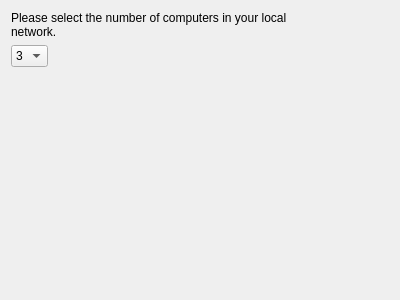
<?xml version="1.0" encoding="UTF-8"?>
<ui version="4.0">
 <class>NumberOfComputersPage</class>
 <widget class="QWizardPage" name="NumberOfComputersPage">
  <property name="geometry">
   <rect>
    <x>0</x>
    <y>0</y>
    <width>400</width>
    <height>300</height>
   </rect>
  </property>
  <property name="windowTitle">
   <string>WizardPage</string>
  </property>
  <layout class="QFormLayout" name="formLayout">
   <item row="0" column="0">
    <widget class="QLabel" name="label">
     <property name="text">
      <string>Please select the number of computers in your local network.</string>
     </property>
     <property name="wordWrap">
      <bool>true</bool>
     </property>
    </widget>
   </item>
   <item row="1" column="0">
    <widget class="QComboBox" name="comboBox">
     <property name="editable">
      <bool>false</bool>
     </property>
     <property name="currentIndex">
      <number>0</number>
     </property>
     <property name="maxCount">
      <number>9</number>
     </property>
     <item>
      <property name="text">
       <string>3</string>
      </property>
     </item>
     <item>
      <property name="text">
       <string>4</string>
      </property>
     </item>
     <item>
      <property name="text">
       <string>5</string>
      </property>
     </item>
     <item>
      <property name="text">
       <string>6</string>
      </property>
     </item>
     <item>
      <property name="text">
       <string>7</string>
      </property>
     </item>
     <item>
      <property name="text">
       <string>8</string>
      </property>
     </item>
     <item>
      <property name="text">
       <string>9</string>
      </property>
     </item>
    </widget>
   </item>
  </layout>
 </widget>
 <resources/>
 <connections/>
</ui>
